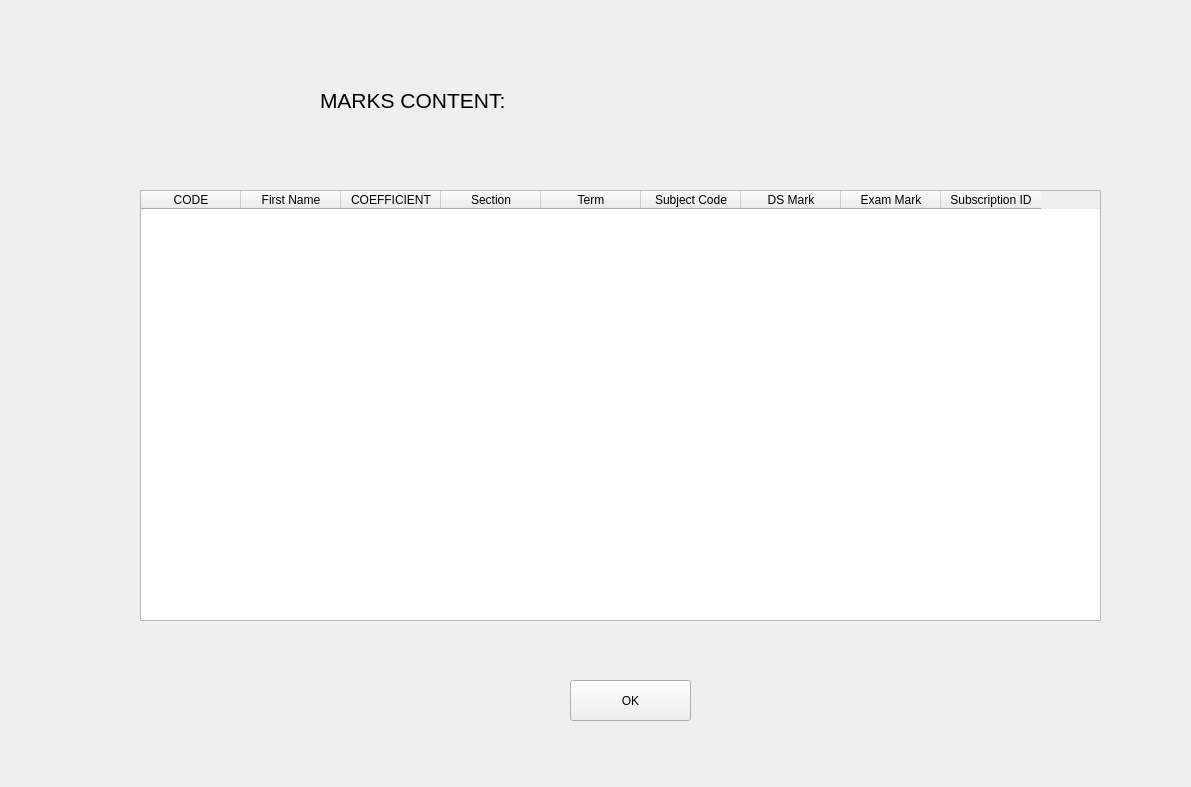
<?xml version="1.0" encoding="UTF-8"?>
<ui version="4.0">
 <class>Form</class>
 <widget class="QWidget" name="Form">
  <property name="geometry">
   <rect>
    <x>0</x>
    <y>0</y>
    <width>1191</width>
    <height>787</height>
   </rect>
  </property>
  <property name="windowTitle">
   <string>Form</string>
  </property>
  <widget class="QLabel" name="label">
   <property name="geometry">
    <rect>
     <x>320</x>
     <y>80</y>
     <width>571</width>
     <height>41</height>
    </rect>
   </property>
   <property name="text">
    <string>&lt;html&gt;&lt;head/&gt;&lt;body&gt;&lt;p&gt;&lt;span style=&quot; font-size:16pt;&quot;&gt;MARKS CONTENT:&lt;/span&gt;&lt;/p&gt;&lt;/body&gt;&lt;/html&gt;</string>
   </property>
  </widget>
  <widget class="QPushButton" name="ok">
   <property name="geometry">
    <rect>
     <x>570</x>
     <y>680</y>
     <width>121</width>
     <height>41</height>
    </rect>
   </property>
   <property name="text">
    <string>OK</string>
   </property>
  </widget>
  <widget class="QTableWidget" name="tableWidget">
   <property name="geometry">
    <rect>
     <x>140</x>
     <y>190</y>
     <width>961</width>
     <height>431</height>
    </rect>
   </property>
   <column>
    <property name="text">
     <string>CODE</string>
    </property>
   </column>
   <column>
    <property name="text">
     <string>First Name</string>
    </property>
   </column>
   <column>
    <property name="text">
     <string>COEFFICIENT</string>
    </property>
   </column>
   <column>
    <property name="text">
     <string>Section</string>
    </property>
   </column>
   <column>
    <property name="text">
     <string>Term</string>
    </property>
   </column>
   <column>
    <property name="text">
     <string>Subject Code</string>
    </property>
   </column>
   <column>
    <property name="text">
     <string>DS Mark</string>
    </property>
   </column>
   <column>
    <property name="text">
     <string>Exam Mark</string>
    </property>
   </column>
   <column>
    <property name="text">
     <string>Subscription ID</string>
    </property>
   </column>
  </widget>
  <widget class="QLabel" name="label_2">
   <property name="geometry">
    <rect>
     <x>-400</x>
     <y>-10</y>
     <width>1851</width>
     <height>821</height>
    </rect>
   </property>
   <property name="text">
    <string/>
   </property>
   <property name="pixmap">
    <pixmap>bg.jpg</pixmap>
   </property>
   <property name="scaledContents">
    <bool>true</bool>
   </property>
  </widget>
 
  <zorder>label_2</zorder>
  <zorder>label</zorder>
  <zorder>ok</zorder>
  <zorder>tableWidget</zorder>
  <zorder>label_3</zorder>
 </widget>
 <resources/>
 <connections/>
</ui>
